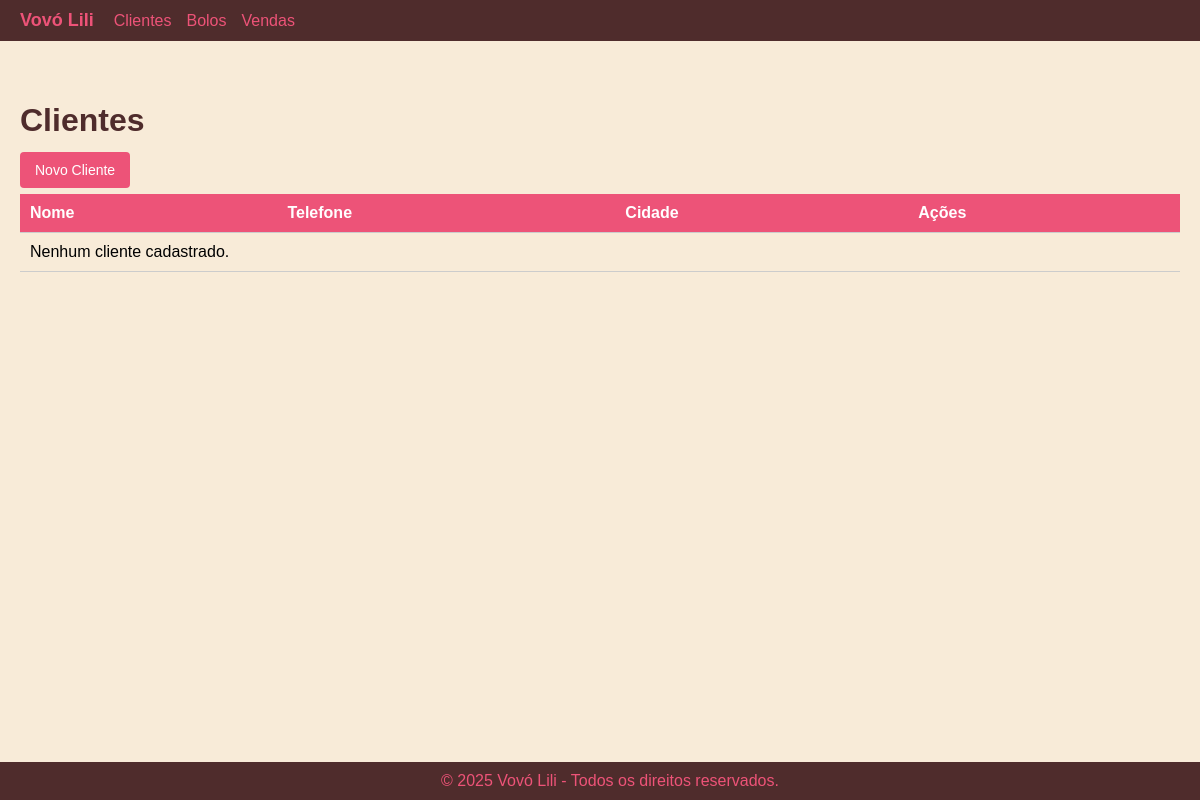
Page /clientes/ on the earlier database version.
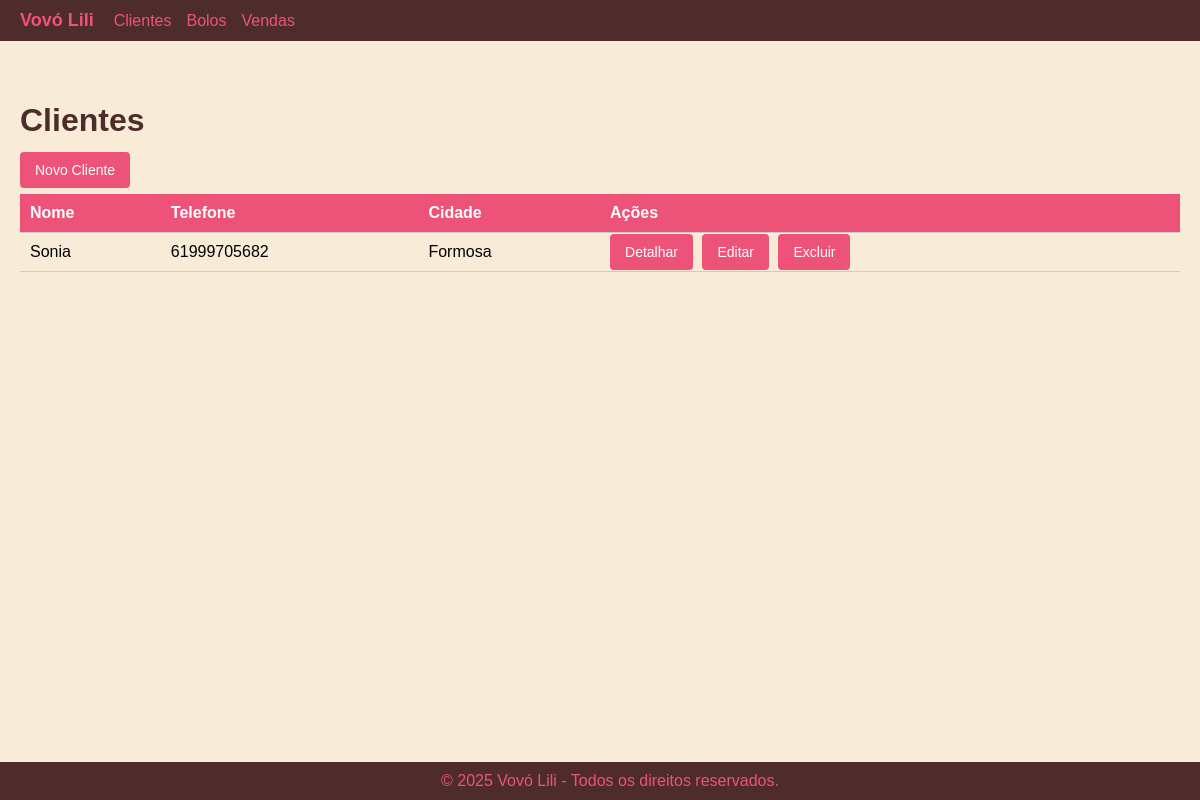
Same page on the later database version.
### customers/models.py (models this page shows, shortened)
class Customer(models.Model):
    nome = models.CharField(max_length=100)
    telefone = models.CharField(max_length=20)
    rua = models.CharField(max_length=150)
    numero = models.CharField(max_length=10)  # Número da casa
    bairro = models.CharField(max_length=100)
    complemento = models.CharField(max_length=100, blank=True, null=True)
    cep = models.CharField(max_length=10)
    cidade = models.CharField(max_length=100)
    estado = models.CharField(max_length=2)

### customers/views.py (the view)
# urls.py: path('', CustomerListView.as_view(), name='customer_list'),
class CustomerListView(ListView):
    model = Customer
    template_name = 'customers/customer_list.html'
    context_object_name = 'customers'

### customers/templates/customers/customer_list.html (shortened to what this page needs)
{% extends 'app/base.html' %}
{% block content %}
    <h1>Clientes</h1>
    <a class="btn" href="{% url 'customer_create' %}">Novo Cliente</a>
    <table>
        <thead>
            <tr>
                <th>Nome</th>
                <th>Telefone</th>
                <th>Cidade</th>
                <th>Ações</th>
            </tr>
        </thead>
        <tbody>
            {% for customer in customers %}
            <tr>
                <td>{{ customer.nome }}</td>
                <td>{{ customer.telefone }}</td>
                <td>{{ customer.cidade }}</td>
                <td>
                    <a class="btn" href="{% url 'customer_detail' customer.pk %}">Detalhar</a>
                    <a class="btn" href="{% url 'customer_update' customer.pk %}">Editar</a>
                    <a class="btn" href="{% url 'customer_delete' customer.pk %}">Excluir</a>
                </td>
            </tr>
            {% empty %}
            <tr>
                <td colspan="4">Nenhum cliente cadastrado.</td>
            </tr>
            {% endfor %}
        </tbody>
    </table>
{% endblock %}

Differences in the rows shown:
added Customer: nome "Sonia", telefone "61999705682", cidade "Formosa"
Other differences:
text no longer shown: "Nenhum cliente cadastrado."
